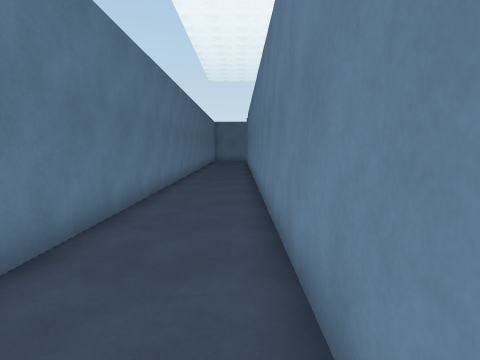
view 1 (above)

17 first-person views from a walk through a scene from a Unity 3-D project. The camera is 1.4 m above the floor, tilts 6° down and sees 75° across. The floor is counted in squares, 1 m on a side. Each view is taken from the middle of a square. On the plan, view 1 faces up. The plan holds only what a view shows up to about 14 squares ahead; the rest is blank. The place goes on beyond the plan. The player character is not drawn. Some animated figures are left out.

view 2
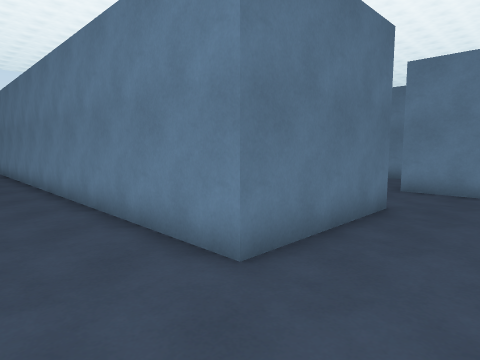

view 3
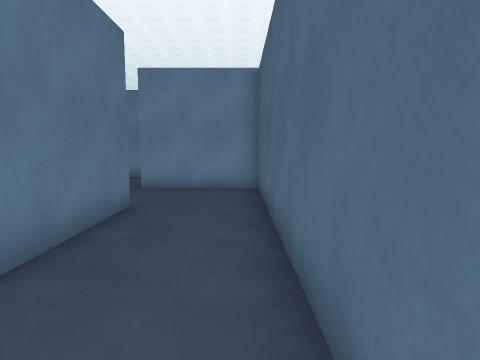

view 4
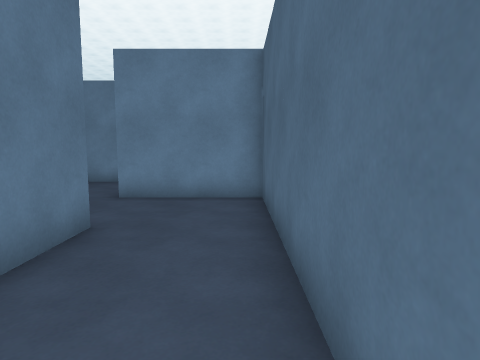

view 5
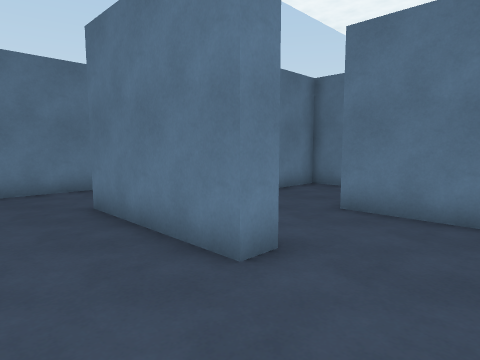

view 6
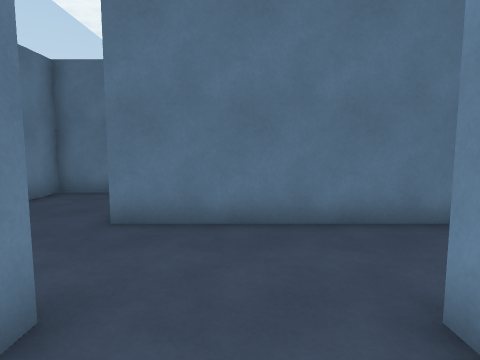

view 7
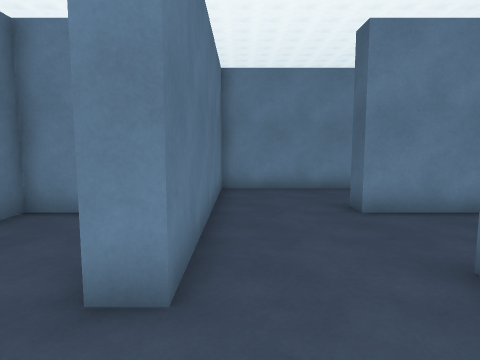

view 8
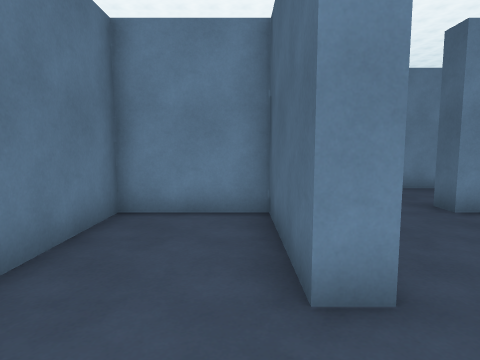

view 9
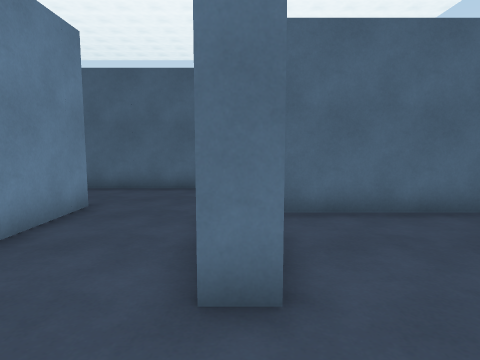

view 10
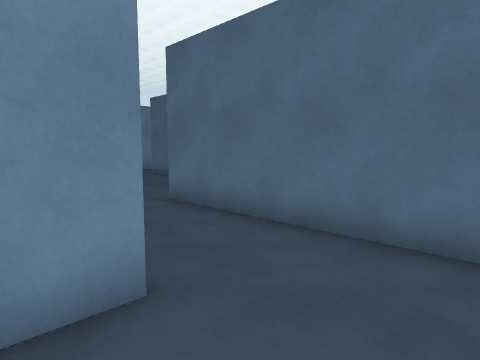

view 11
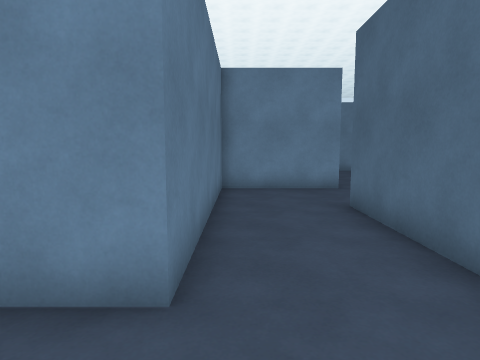

view 12
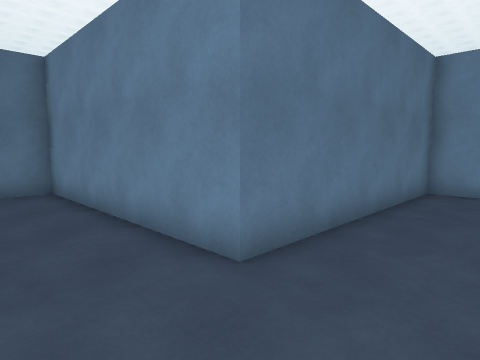

view 13
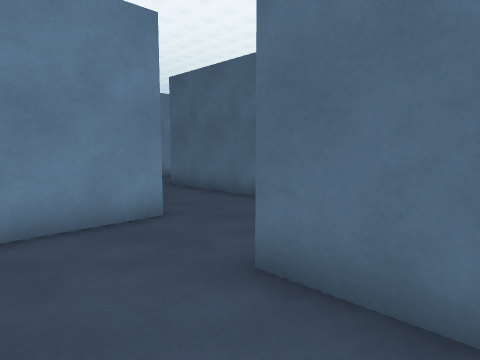

view 14
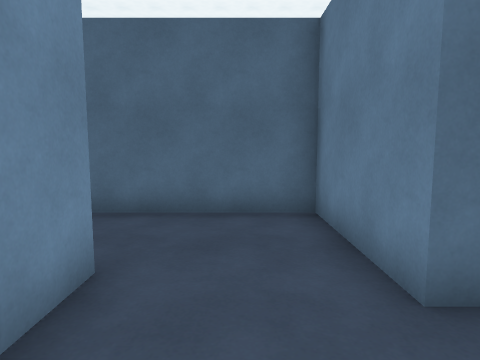

view 15
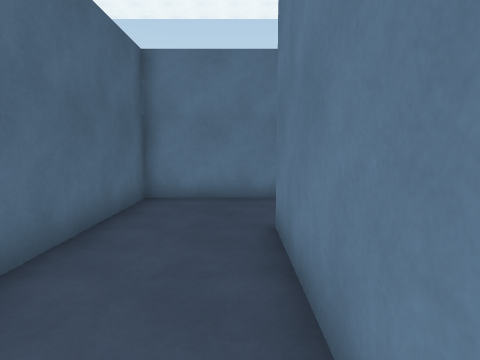

view 16
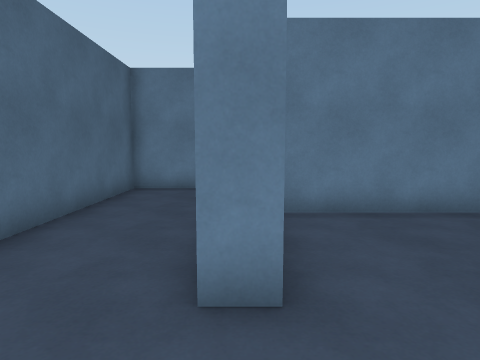

view 17
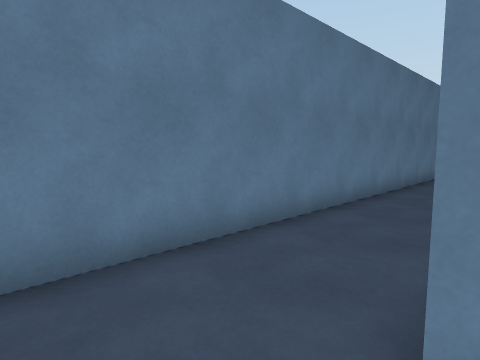

### Floor plan
Points are (right, up) in squares from view 1. A wall is a line through its corners. A room is listed if a view was taken in it or the views show most of it. See-through windows are left out.
Room 1 (views 1, 2, 3, 4, 5, 6, 7, 8, 9, 10, 11, 12, 13, 14, 15, 16, 17)
walls: (5.4, 1.5) (5.4, 0.6) (0.6, 0.6) (0.6, 13.5); (9.4, -2.9) (9.4, -6.6) (17.4, -6.6) (17.4, -10.6) (21.5, -10.6); (3, 8.6) (1.4, 8.6) (1.4, 1.9); (-2.6, 13.5) (-2.6, -2.6) (8.6, -2.6) (8.6, 1.4) (9.4, 1.4); (20.6, -7.5) (20.6, -3.4) (12.6, -3.4) (12.6, 4.6) (4.6, 4.6) (4.6, 5.4) (8.6, 5.4) (8.6, 8.6) (5.2, 8.6)

Where each view was taken, in squares from view 1:
view 1: 0 up, 0 right, facing up
view 2: 2 down, 2 left, facing up-right
view 3: 2 down, 2 left, facing right
view 4: 2 down, 0 right, facing right
view 5: 2 down, 8 right, facing up-left
view 6: 1 down, 7 right, facing up
view 7: 4 up, 2 right, facing right
view 8: 6 up, 2 right, facing right
view 9: 4 up, 9 right, facing down
view 10: 2 down, 10 right, facing down-right
view 11: 4 down, 10 right, facing right
view 12: 6 down, 10 right, facing up-right
view 13: 4 down, 15 right, facing down-right
view 14: 4 down, 19 right, facing down
view 15: 4 down, 18 right, facing left
view 16: 1 up, 8 right, facing left
view 17: 1 down, 1 right, facing up-left
